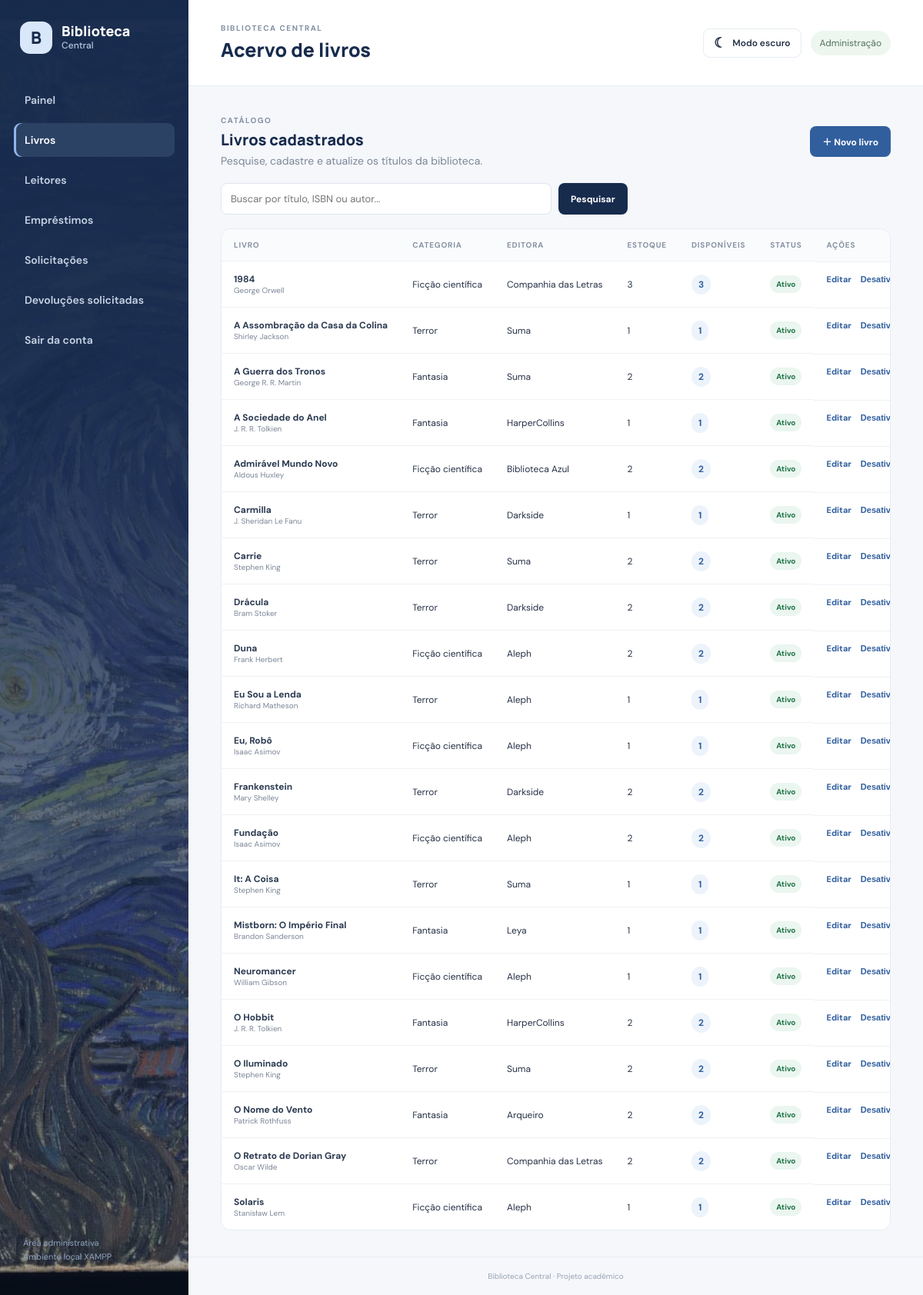
Page /livros/index.php (signed in) on the committed database.
### tables this page shows
CREATE TABLE `livro` (
  `id_livro` int(11) NOT NULL,
  `titulo` varchar(200) NOT NULL,
  `isbn` varchar(20) DEFAULT NULL,
  `ano_publicacao` smallint(6) DEFAULT NULL,
  `estoque` int(11) NOT NULL DEFAULT 1,
  `preco_reposicao` decimal(10,2) NOT NULL DEFAULT 50.00,
  `idioma` varchar(40) NOT NULL DEFAULT 'Português',
  `ativo` tinyint(1) NOT NULL DEFAULT 1,
  `criado_em` datetime NOT NULL DEFAULT current_timestamp(),
  `id_editora` int(11) DEFAULT NULL,
  `id_categoria` int(11) DEFAULT NULL
);

CREATE TABLE `categoria` (
  `id_categoria` int(11) NOT NULL,
  `nome` varchar(80) NOT NULL,
  `descricao` text DEFAULT NULL
);

CREATE TABLE `editora` (
  `id_editora` int(11) NOT NULL,
  `nome` varchar(120) NOT NULL,
  `telefone` varchar(30) DEFAULT NULL
);

### livros/index.php (the view, shortened to what this page needs)
<?php
require_once __DIR__ . '/../config/conexao.php';
$busca = trim($_GET['q'] ?? '');
$sql = "SELECT l.id_livro, l.titulo, l.isbn, l.ano_publicacao, l.estoque, l.ativo,
               c.nome AS categoria, ed.nome AS editora,
               GROUP_CONCAT(DISTINCT a.nome ORDER BY a.nome SEPARATOR ', ') AS autores,
               COALESCE(v.disponivel, l.estoque) AS disponivel
        FROM livro l
        LEFT JOIN categoria c ON c.id_categoria = l.id_categoria
        LEFT JOIN editora ed ON ed.id_editora = l.id_editora
        LEFT JOIN livro_autor la ON la.id_livro = l.id_livro
        LEFT JOIN autor a ON a.id_autor = la.id_autor
        LEFT JOIN vw_livro_disponivel v ON v.id_livro = l.id_livro
        WHERE (:busca = '' OR l.titulo LIKE :termo1 OR l.isbn LIKE :termo2 OR a.nome LIKE :termo3)
        GROUP BY l.id_livro
        ORDER BY l.titulo";
$stmt = $pdo->prepare($sql);
$termo = "%{$busca}%";
$stmt->execute(['busca' => $busca, 'termo1' => $termo, 'termo2' => $termo, 'termo3' => $termo]);
$livros = $stmt->fetchAll();
?>
<div class="section-heading"><div><span class="eyebrow">CATÁLOGO</span><h2>Livros cadastrados</h2><p class="muted">Pesquise, cadastre e atualize os títulos da biblioteca.</p></div><a class="button button-primary" href="cadastrar.php">＋ Novo livro</a></div>
<form class="search-bar" method="get"><input name="q" value="<?= e($busca) ?>" placeholder="Buscar por título, ISBN ou autor..."><button class="button button-dark">Pesquisar</button></form>
<div class="panel table-wrap">
<?php if (!$livros): ?><div class="empty-state">Nenhum livro encontrado.</div><?php else: ?>
<table><thead><tr><th>Livro</th><th>Categoria</th><th>Editora</th><th>Estoque</th><th>Disponíveis</th><th>Status</th><th>Ações</th></tr></thead><tbody>
<?php foreach ($livros as $l): ?>
<tr>
<td><div class="strong"><?= e($l['titulo']) ?></div><small class="muted"><?= e($l['autores'] ?: 'Autor não informado') ?></small></td>
<td><?= e($l['categoria'] ?: '—') ?></td><td><?= e($l['editora'] ?: '—') ?></td>
<td><?= (int)$l['estoque'] ?></td><td><span class="number-pill"><?= (int)$l['disponivel'] ?></span></td>
<td><span class="status <?= $l['ativo'] ? 'status-ok' : 'status-off' ?>"><?= $l['ativo'] ? 'Ativo' : 'Inativo' ?></span></td>
<td class="actions"><a href="editar.php?id=<?= (int)$l['id_livro'] ?>">Editar</a><form method="post" action="status.php" onsubmit="return confirm('Alterar o status deste livro?')"><button class="link-button"><?= $l['ativo'] ? 'Desativar' : 'Ativar' ?></button></form></td>
</tr>
<?php endforeach; ?></tbody></table><?php endif; ?>
</div>

### biblioteca_central_sistema/assets/css/style.css (style rules this page uses)
* { box-sizing: border-box; }
body { margin: 0; background: var(--bg); color: var(--ink); font-family: "DM Sans",Arial,sans-serif; font-size: 14px; }
.eyebrow { font-size: 10px; letter-spacing: 1.5px; color: #8290a4; font-weight: 700; }
.stat-card,.panel,.quick-card { background: #fff; border: 1px solid var(--line); border-radius: 13px; }
.section-heading { display: flex; justify-content: space-between; align-items: center; gap: 16px; margin: 4px 0 20px; }
.section-heading h2 { font: 800 20px Manrope; color: var(--navy); margin: 5px 0; }
.section-heading p { margin: 5px 0 0; }
.muted { color: var(--muted); }
.button { display: inline-flex; align-items: center; justify-content: center; border: 0; border-radius: 8px; padding: 11px 16px; text-decoration: none; font: 700 12px "DM Sans"; cursor: pointer; white-space: nowrap; }
.button-primary { background: var(--blue); color: #fff; }
.button-dark { background: var(--navy); color: #fff; }
.table-wrap { overflow-x: auto; }
table { width: 100%; border-collapse: collapse; white-space: nowrap; }
th { text-align: left; background: #fafbfd; color: #8792a2; font-size: 10px; letter-spacing: .8px; text-transform: uppercase; padding: 14px 16px; }
td { padding: 15px 16px; border-top: 1px solid #eef1f5; font-size: 12px; }
.strong { font-weight: 700; color: #2c3b52; }
.actions { display: flex; align-items: center; gap: 12px; }
.actions a,.link-button { color: var(--blue); font-size: 11px; font-weight: 700; text-decoration: none; }
.actions form { margin: 0; }
.link-button { border: 0; background: none; padding: 0; cursor: pointer; }
.number-pill { background: #edf3fb; color: #315f9e; border-radius: 20px; padding: 5px 9px; font-weight: 700; }
.status { display: inline-block; padding: 5px 8px; border-radius: 20px; font-size: 10px; font-weight: 700; }
.status-ok { background: #eaf6ef; color: #23754a; }
.search-bar { display: flex; gap: 9px; margin: 0 0 18px; }
.search-bar input { max-width: 430px; flex: 1; }
.search-bar input,.field input,.field select { width: 100%; border: 1px solid #dfe5ed; border-radius: 8px; padding: 11px 12px; background: #fff; color: var(--ink); font: 13px "DM Sans"; outline: none; }

### rows in the picture
livro: titulo "1984", autores "George Orwell", id_categoria.nome "Ficção científica", id_editora.nome "Companhia das Letras", estoque "3", disponivel "3", ativo "Ativo"
livro: titulo "A Assombração da Casa da Colina", autores "Shirley Jackson", id_categoria.nome "Terror", id_editora.nome "Suma", estoque "1", disponivel "1", ativo "Ativo"
livro: titulo "A Guerra dos Tronos", autores "George R. R. Martin", id_categoria.nome "Fantasia", id_editora.nome "Suma", estoque "2", disponivel "2", ativo "Ativo"
livro: titulo "A Sociedade do Anel", autores "J. R. R. Tolkien", id_categoria.nome "Fantasia", id_editora.nome "HarperCollins", estoque "1", disponivel "1", ativo "Ativo"
livro: titulo "Admirável Mundo Novo", autores "Aldous Huxley", id_categoria.nome "Ficção científica", id_editora.nome "Biblioteca Azul", estoque "2", disponivel "2", ativo "Ativo"
livro: titulo "Carmilla", autores "J. Sheridan Le Fanu", id_categoria.nome "Terror", id_editora.nome "Darkside", estoque "1", disponivel "1", ativo "Ativo"
livro: titulo "Carrie", autores "Stephen King", id_categoria.nome "Terror", id_editora.nome "Suma", estoque "2", disponivel "2", ativo "Ativo"
livro: titulo "Drácula", autores "Bram Stoker", id_categoria.nome "Terror", id_editora.nome "Darkside", estoque "2", disponivel "2", ativo "Ativo"
livro: titulo "Duna", autores "Frank Herbert", id_categoria.nome "Ficção científica", id_editora.nome "Aleph", estoque "2", disponivel "2", ativo "Ativo"
livro: titulo "Eu Sou a Lenda", autores "Richard Matheson", id_categoria.nome "Terror", id_editora.nome "Aleph", estoque "1", disponivel "1", ativo "Ativo"
livro: titulo "Eu, Robô", autores "Isaac Asimov", id_categoria.nome "Ficção científica", id_editora.nome "Aleph", estoque "1", disponivel "1", ativo "Ativo"
livro: titulo "Frankenstein", autores "Mary Shelley", id_categoria.nome "Terror", id_editora.nome "Darkside", estoque "2", disponivel "2", ativo "Ativo"
livro: titulo "Fundação", autores "Isaac Asimov", id_categoria.nome "Ficção científica", id_editora.nome "Aleph", estoque "2", disponivel "2", ativo "Ativo"
livro: titulo "It: A Coisa", autores "Stephen King", id_categoria.nome "Terror", id_editora.nome "Suma", estoque "1", disponivel "1", ativo "Ativo"
livro: titulo "Mistborn: O Império Final", autores "Brandon Sanderson", id_categoria.nome "Fantasia", id_editora.nome "Leya", estoque "1", disponivel "1", ativo "Ativo"
livro: titulo "Neuromancer", autores "William Gibson", id_categoria.nome "Ficção científica", id_editora.nome "Aleph", estoque "1", disponivel "1", ativo "Ativo"
livro: titulo "O Hobbit", autores "J. R. R. Tolkien", id_categoria.nome "Fantasia", id_editora.nome "HarperCollins", estoque "2", disponivel "2", ativo "Ativo"
livro: titulo "O Iluminado", autores "Stephen King", id_categoria.nome "Terror", id_editora.nome "Suma", estoque "2", disponivel "2", ativo "Ativo"
livro: titulo "O Nome do Vento", autores "Patrick Rothfuss", id_categoria.nome "Fantasia", id_editora.nome "Arqueiro", estoque "2", disponivel "2", ativo "Ativo"
livro: titulo "O Retrato de Dorian Gray", autores "Oscar Wilde", id_categoria.nome "Terror", id_editora.nome "Companhia das Letras", estoque "2", disponivel "2", ativo "Ativo"
livro: titulo "Solaris", autores "Stanisław Lem", id_categoria.nome "Ficção científica", id_editora.nome "Aleph", estoque "1", disponivel "1", ativo "Ativo"

### other values in the picture
$nome "Painel"
$nome "Livros"
$nome "Leitores"
$nome "Empréstimos"
$nome "Solicitações"
$nome "Devoluções solicitadas"
$titulo "Acervo de livros"
